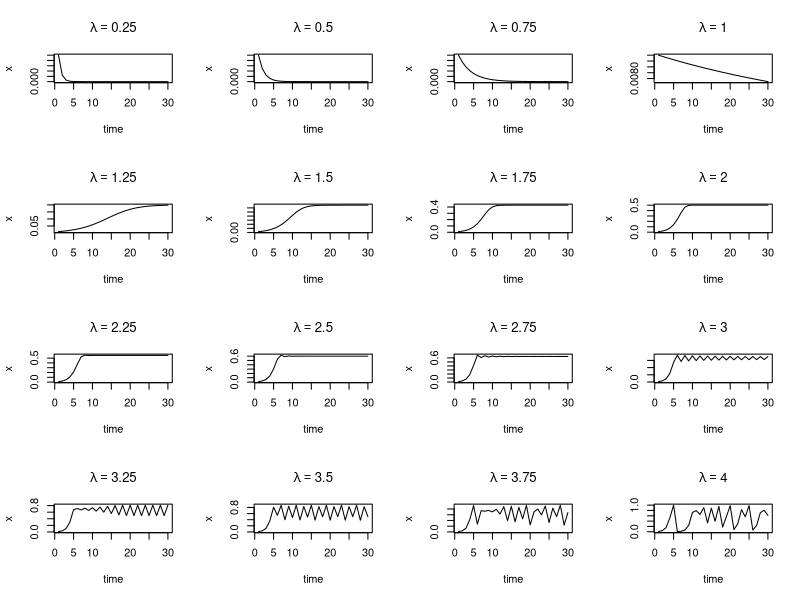
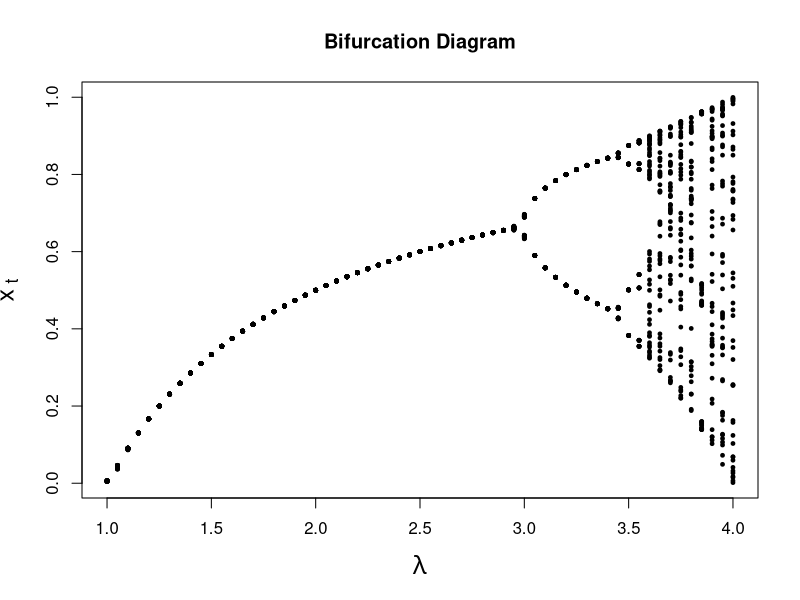
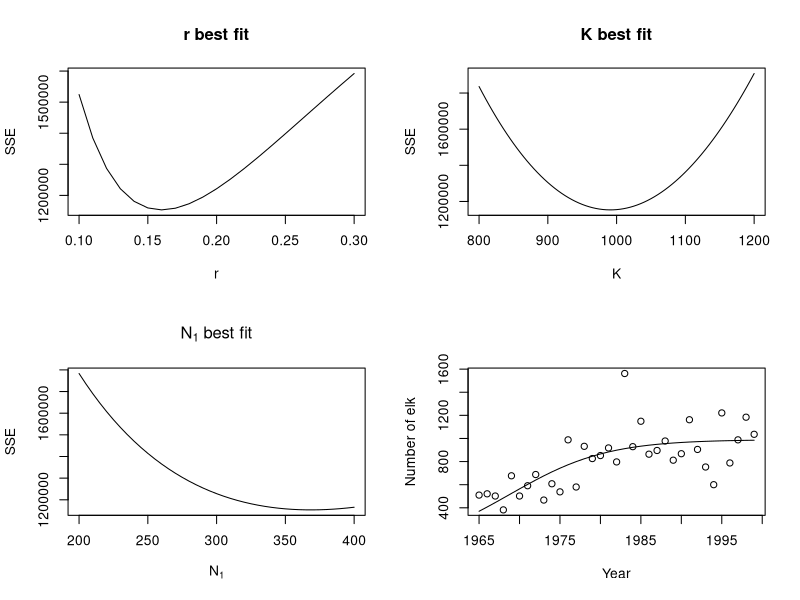
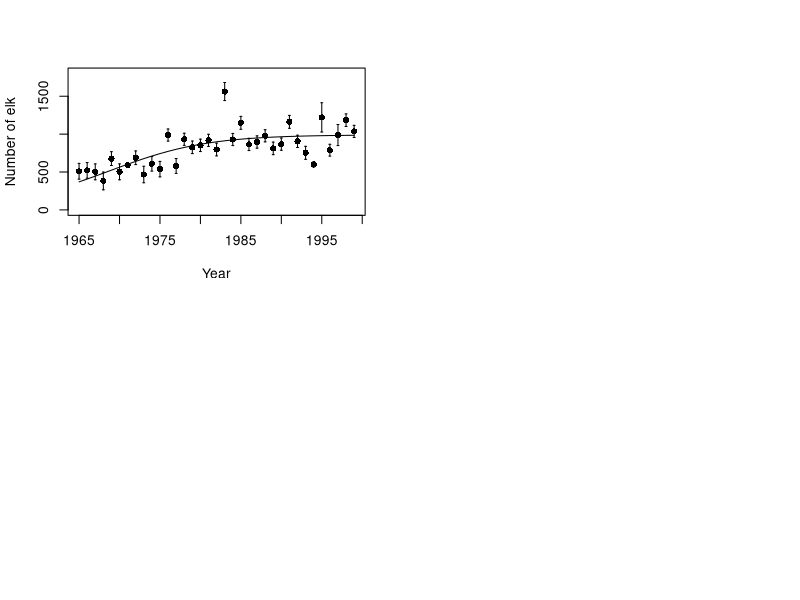

Write the R code that produced these figures, in order.
## ---- chunk 1
rm(list = ls())
library(knitr)
knitr::opts_chunk$set(cache = FALSE, warnings = FALSE, tidy = FALSE)

# uncomment out this to generate key
nokey = FALSE; key = TRUE

# uncomment out this to generate exercise
 #nokey = TRUE; key = FALSE

set.seed(1)
## ---- chunk 2
#problem 1
#duration of simulation
tend = 30
#set up vector to hold population data
x = numeric(tend)

#set up vector to hold time
time = numeric(tend)
#initial conditions
x[1]=.01
time[1] = 1

#set up graphic device
par(mfrow=c(4,4)) 
par(ask = FALSE)
#sequence to control for loop
l = seq(from = .25, to = 4, by = .25)

for(lambda in l){
	for(t in 2:tend){
		x[t]=lambda*x[t-1]*(1-x[t-1])
		time[t] = t
	}
	z = as.character(lambda)
	plot(time, x, type = "l")
	title(main = (bquote(lambda == .(lambda)))) #see example in mathplot
	#alternative statement
	#plot(time,x,type = "l", main = z)
}

## ---- chunk 3
M=NULL
for(j in 1:4){
	v=c(1,1,j)
	M=rbind(M,v)
}
M

## ---- chunk 4
#problem 2
par(mfrow = c(1,1))
l = seq(from = 1,to = 4, by = .05)
#out = array(0,c(50*length(l),2))
out = matrix(0,nrow=50*length(l), ncol=2)
i = 1

for(lambda in l){
	#the next statement reinitializes x by creating an array of 100 0's 
	#see ?rep
	x = rep(0,times = 100)
	x[1] = .01
	for(t in 2:100){
		x[t]=lambda*x[t-1]*(1-x[t-1])
		if(t > 50){
			out[i,1]=lambda
			out[i,2]=x[t]
			i = i + 1
		}
	}
}
plot(out[,1],out[,2],pch=19,cex=.5, cex.lab = 1.5, xlab= expression(lambda), 
	ylab=expression(x[" t"]))
title(main = "Bifurcation Diagram")

## ---- chunk 5
#get data, must be in same directory as .rmd file
elk.data=read.csv("RMNP elk time series.csv")
#set up search sequences for parameter values
rseq = seq(.10, .30, .01)
N1seq = seq(200,400,5)
Kseq = seq(800,1200,5)
#Figure out number of rows needed in data matrix
len.r = length(rseq)
len.Nstart = length(N1seq)
len.K = length(Kseq)
nrow = len.r*len.Nstart*len.K

#Set up matrix to hold SSE for all combinatinos of parameter values
SSE = array(0,c(nrow,4))


years = length(elk.data[,1])
#set upn vector to hold SSE for each year
squared_errors = numeric(years)
#set up vector to hold population size predicted by model
N=numeric(years)

#counter for SSE matrix
row_count = 1

for(Nstart in N1seq){
	N[1] = Nstart
	for(r in rseq){
		for(K in Kseq){
			for(t in 2:years){
				N[t]= N[t-1] + r*N[t-1]*(1-N[t-1]/K)
				squared_errors[t] = (N[t]-elk.data[t,2])^2
				}
			SSE[row_count,1] = Nstart
			SSE[row_count,2] = r
			SSE[row_count,3] = K
			SSE[row_count,4] = sum(squared_errors)
			row_count = row_count + 1
		}
	}
}

head(SSE)

#find row with minnimum SSE:
SSE[SSE[,4]==min(SSE[,4])]
# alternatively,

z=which(SSE[,4]==min(SSE[,4]))
SSE[z,]

## ---- chunk 6
best.r=SSE[z,2]
best.K=SSE[z,3]
best.N1 =SSE[z,1] 
par(mfrow = c(2,2))
par(mfrow = c(2,2))
rplot = SSE[SSE[,1]==best.N1 & SSE[,3]==best.K,c(2,4)]
plot(rplot[,1],rplot[,2], pch = 19, type="l", xlab = "r", ylab = "SSE"  )
title(main = "r best fit")
Kplot = SSE[SSE[,2]==best.r & SSE[,1]==best.N1 ,c(3,4)]
plot(Kplot[,1],Kplot[,2], pch = 19, type="l", xlab = "K", ylab = "SSE")
title(main = "K best fit")
N0plot = SSE[SSE[,2]==best.r & SSE[,3]==best.K ,c(1,4)]
plot(N0plot[,1],N0plot[,2], pch = 19, type="l", xlab = expression(N[1]), ylab = "SSE")
title(main = expression(paste(N[1], " best fit")))

## ---- chunk 7
logistic = function(r,K,N1,n){
  N = numeric(n)
  N[1] = N1
  for(t in 2:n) N[t]= N[t-1] + r*N[t-1]*(1-N[t-1]/K)
  return(N)
}

y=logistic(r=best.r, K=best.K, N1=best.N1, n=nrow(elk.data))
plot(elk.data$Year,elk.data$Population_size, xlab="Year", ylab="Number of elk")
lines(elk.data$Year, y)
## ---- chunk 8
y.errorbars = function(x,y,ybar, ylab=x, xlab=y, main=" "){
	plot(x,y,pch=16,,xlab=xlab, ylab = ylab, main=main, ylim=c(0,1800))
	arrows(x,y-ybar,x,y+ybar, code=3, angle=90, length=.01)
}
y.errorbars(x=elk.data$Year,y=elk.data$Population_size, ybar=elk.data$SE, xlab="Year", ylab="Number of elk")
lines(elk.data$Year, y)
